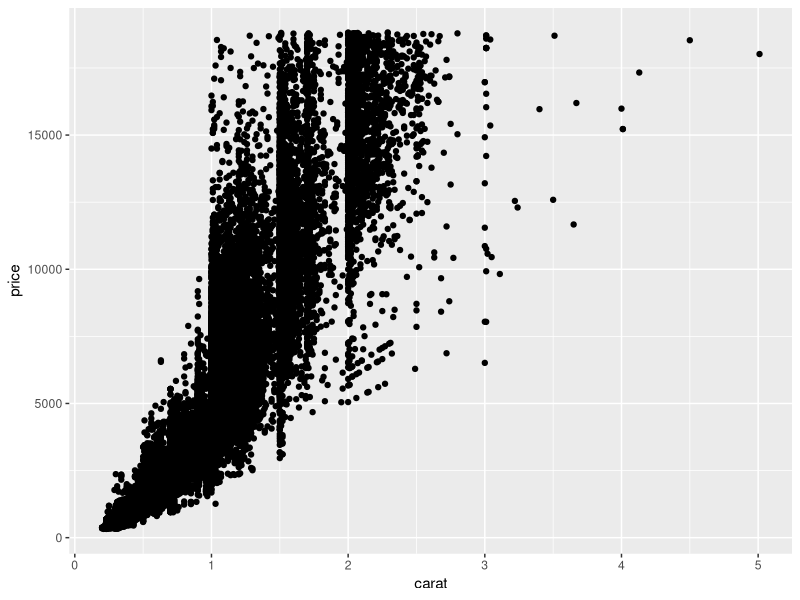
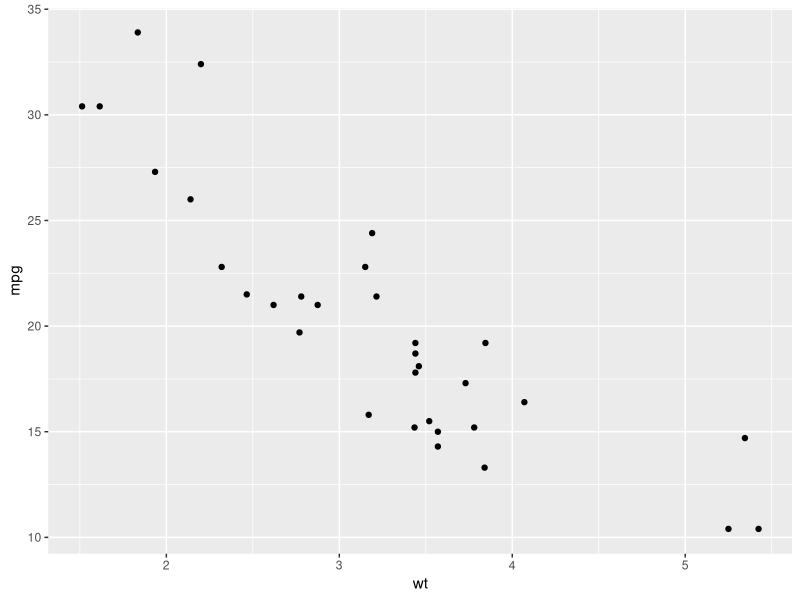
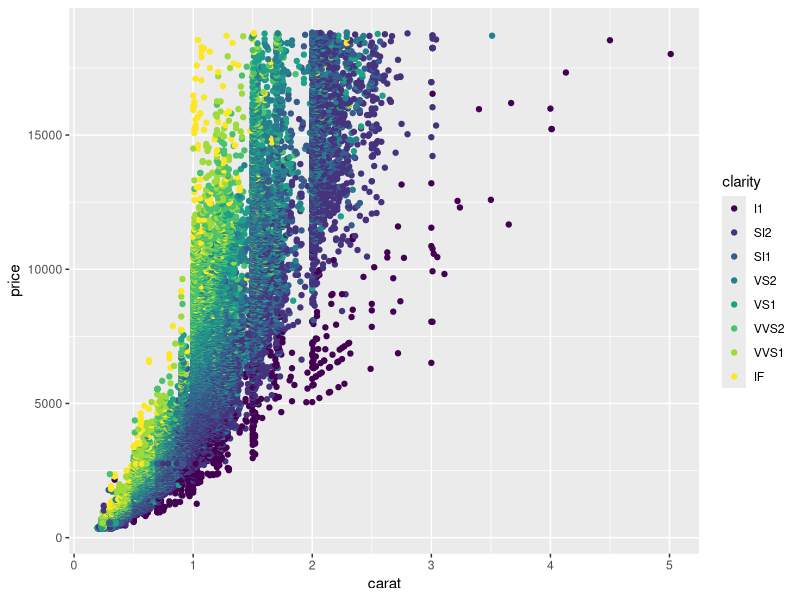
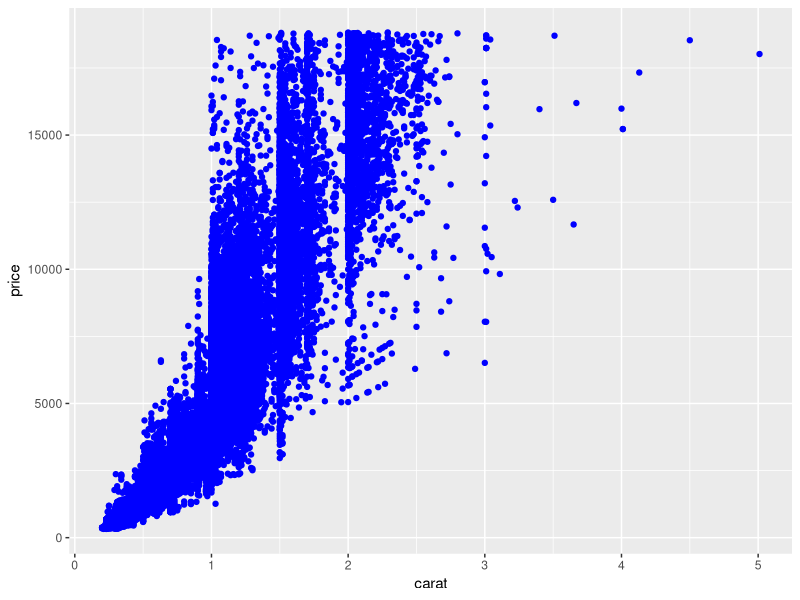
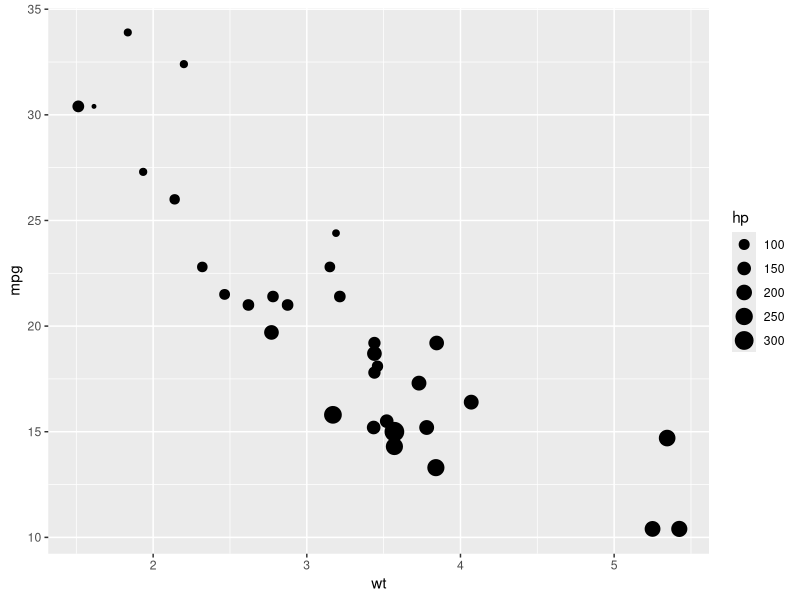
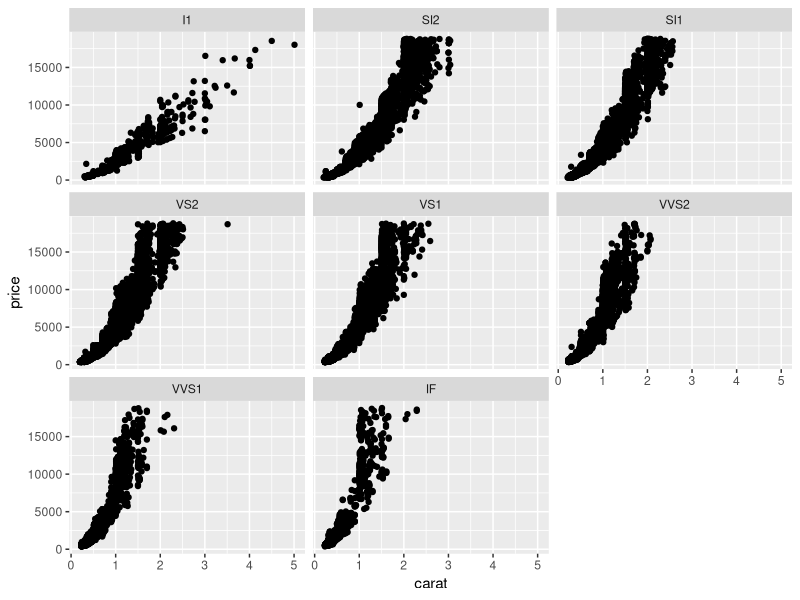
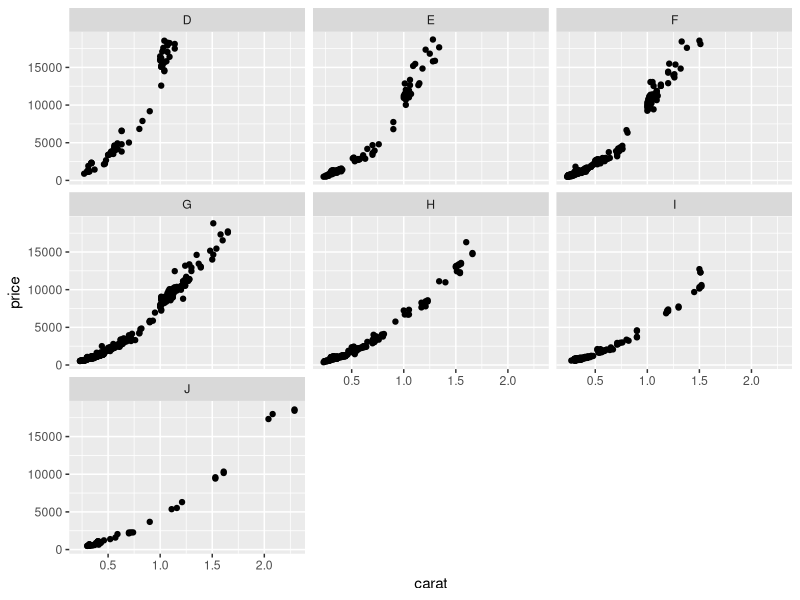
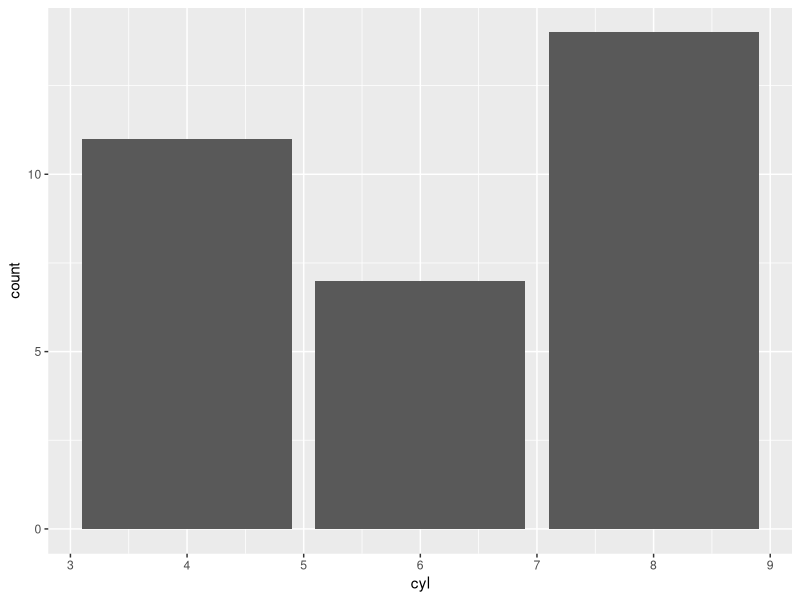

These charts were generated, in order, by the following R code:
## ---- chunk 1
library('knitr')
opts_chunk$set(prompt=TRUE, comment=NA, collapse=TRUE)

library(tidyr, warn.conflicts = FALSE)
library(dplyr, warn.conflicts = FALSE)
library(ggplot2, warn.conflicts = FALSE)
## ---- chunk 2
mtcars$model <- rownames(mtcars)
## ---- chunk 3
library(ggplot2)

dim(diamonds)
head(diamonds)
## ---- chunk 4
ggplot(diamonds, aes(x = carat, y = price)) +
  geom_point()
## ---- chunk 5
ggplot(mtcars, aes(x = wt, y = mpg)) +
  geom_point()
## ---- chunk 6
ggplot(diamonds, aes(x = carat, y = price, color = clarity)) +
  geom_point()
## ---- chunk 7
ggplot(diamonds, aes(x = carat, y = price)) +
  geom_point(color = "blue")
## ---- chunk 8
ggplot(mtcars, aes(x = wt, y = mpg, size = hp)) +
  geom_point()
## ---- chunk 9
ggplot(diamonds, aes(x = carat, y = price)) +
  geom_point() +
  facet_wrap(~ clarity) 
## ---- chunk 10
diamonds_if_only <- diamonds %>%
  filter(clarity == 'IF')

ggplot(diamonds_if_only, aes(x = carat, y = price)) +
  geom_point() +
  facet_wrap(~ color) 
## ---- chunk 11
ggplot(mtcars, aes(x = cyl)) +
  geom_bar()
## ---- chunk 12
ggplot(mtcars, aes(x = model, y = mpg)) +
  geom_bar(stat = "identity")
## ---- chunk 13
ggplot(mtcars, aes(x = model, y = mpg)) +
  geom_bar(stat = "identity") +
  coord_flip()
## ---- chunk 14
ggplot(mtcars, aes(x = reorder(model, mpg), y = mpg)) +
  geom_bar(stat = "identity") +
  coord_flip()
## ---- chunk 15
ggplot(mtcars, aes(x = reorder(model, mpg), y = mpg)) +
  geom_bar(stat = "identity") +
  scale_y_continuous(limits = c(0, 50), breaks = seq(0, 50, by = 5)) +
  coord_flip()
## ---- chunk 16
ggplot(mtcars, aes(x = wt, y = mpg)) +
  geom_point() +
  geom_smooth()
## ---- chunk 17
ggplot(mtcars, aes(x = factor(cyl), y = mpg)) +
  geom_boxplot() 
## ---- chunk 18
ggplot(diamonds, aes(x = price)) +
  geom_histogram()
## ---- chunk 19
ggplot(iris, aes(x = Petal.Length, fill = Species)) +
  geom_density(alpha = 0.50) 
## ---- chunk 20
ggplot(economics, aes(x = date, y = unemploy)) +
  geom_line()
